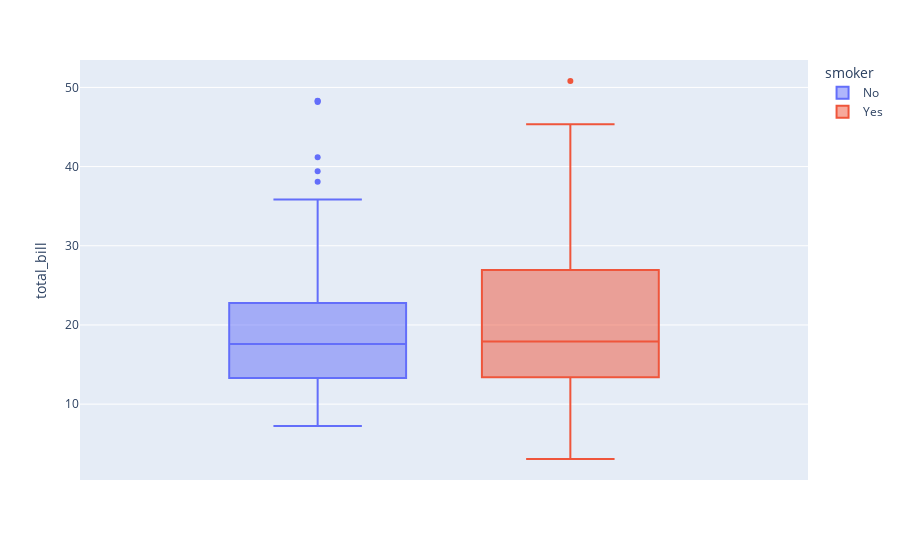

The code cell stored with this chart in its notebook:
### Markdown cell above
#### 2. Write a Python program to display a box plot of the total bill of day and hue = "smoker" and write the intuition about the plot.

### Code cell
px.box(df,y='total_bill',color='smoker')

### Figure 1 — Plotly figure (JSON) as saved in the notebook; plotly's stock layout.template omitted (floating-point values rounded to 4 significant figures; data arrays with more than 128 entries replaced by an {"elided": "..."} marker saying what was removed)
{"data": [{"alignmentgroup": "True", "hovertemplate": "smoker=No<br>total_bill=%{y}<extra></extra>", "legendgroup": "No", "marker": {"color": "#636efa"}, "name": "No", "notched": false, "offsetgroup": "No", "orientation": "v", "showlegend": true, "type": "box", "x0": " ", "xaxis": "x", "y": {"elided": "151 float values"}, "y0": " ", "yaxis": "y"}, {"alignmentgroup": "True", "hovertemplate": "smoker=Yes<br>total_bill=%{y}<extra></extra>", "legendgroup": "Yes", "marker": {"color": "#EF553B"}, "name": "Yes", "notched": false, "offsetgroup": "Yes", "orientation": "v", "showlegend": true, "type": "box", "x0": " ", "xaxis": "x", "y": [38.01, 11.24, 20.29, 13.81, 11.02, 18.29, 3.07, 15.01, 26.86, 25.28, 17.92, 19.44, 32.68, 28.97, 5.75, 16.32, 40.17, 27.28, 12.03, 21.01, 11.35, 15.38, 44.3, 22.42, 15.36, 20.49, 25.21, 14.31, 16, 17.51, 10.59, 10.63, 50.81, 15.81, 7.25, 31.85, 16.82, 32.9, 17.89, 14.48, 9.6, 34.63, 34.65, 23.33, 45.35, 23.17, 40.55, 20.9, 30.46, 18.15, 23.1, 15.69, 19.81, 28.44, 15.48, 16.58, 10.34, 43.11, 13, 13.51, 18.71, 12.74, 13, 16.4, 20.53, 16.47, 26.59, 38.73, 24.27, 12.76, 30.06, 25.89, 13.27, 28.17, 12.9, 28.15, 11.59, 7.74, 30.14, 12.16, 13.42, 8.58, 13.42, 16.27, 10.09, 22.12, 24.01, 15.69, 15.53, 12.6, 32.83, 27.18, 22.67], "y0": " ", "yaxis": "y"}], "layout": {"boxmode": "group", "legend": {"title": {"text": "smoker"}, "tracegroupgap": 0}, "margin": {"t": 60}, "xaxis": {"anchor": "y", "domain": [0, 1]}, "yaxis": {"anchor": "x", "domain": [0, 1], "title": {"text": "total_bill"}}}}
